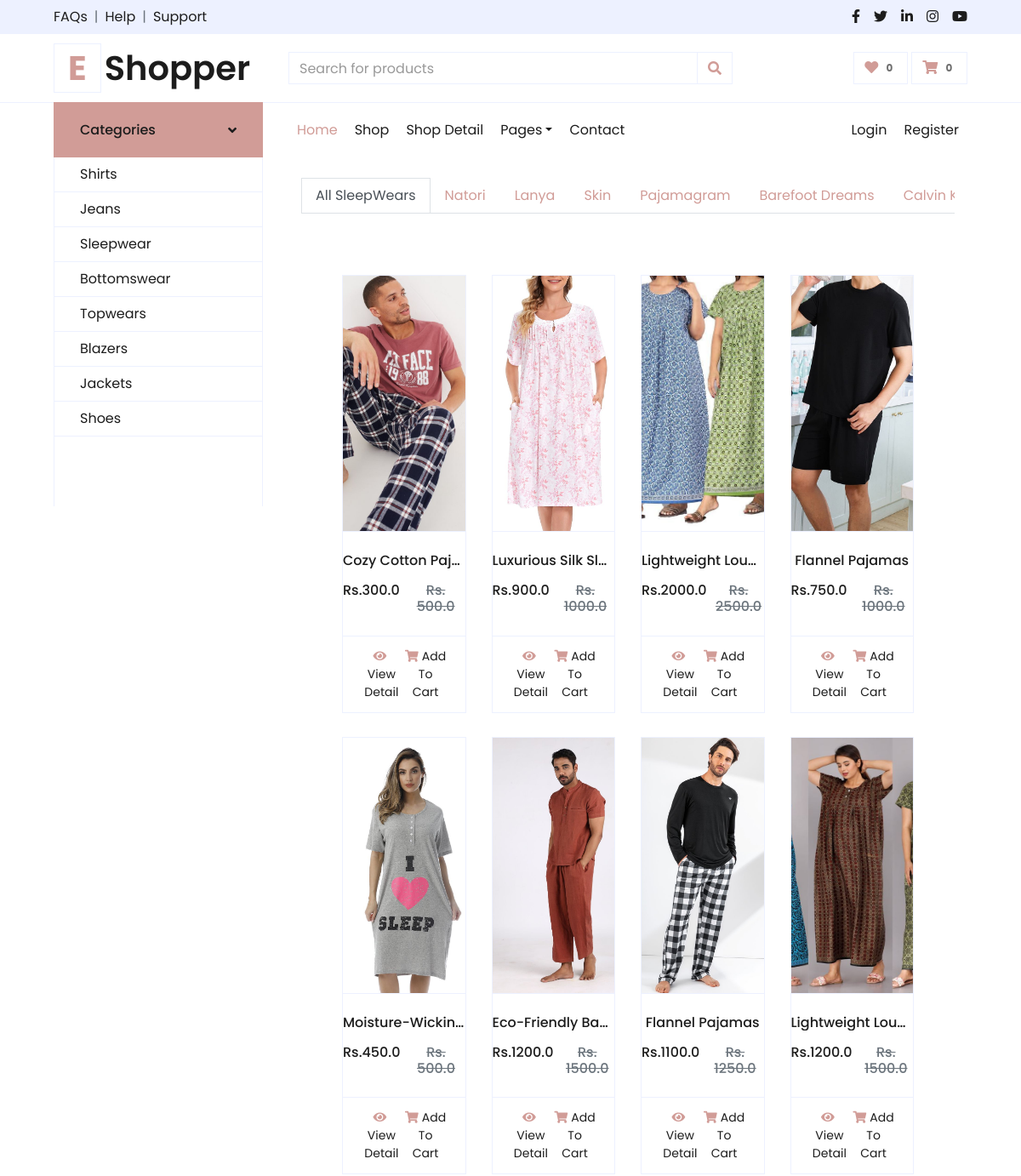
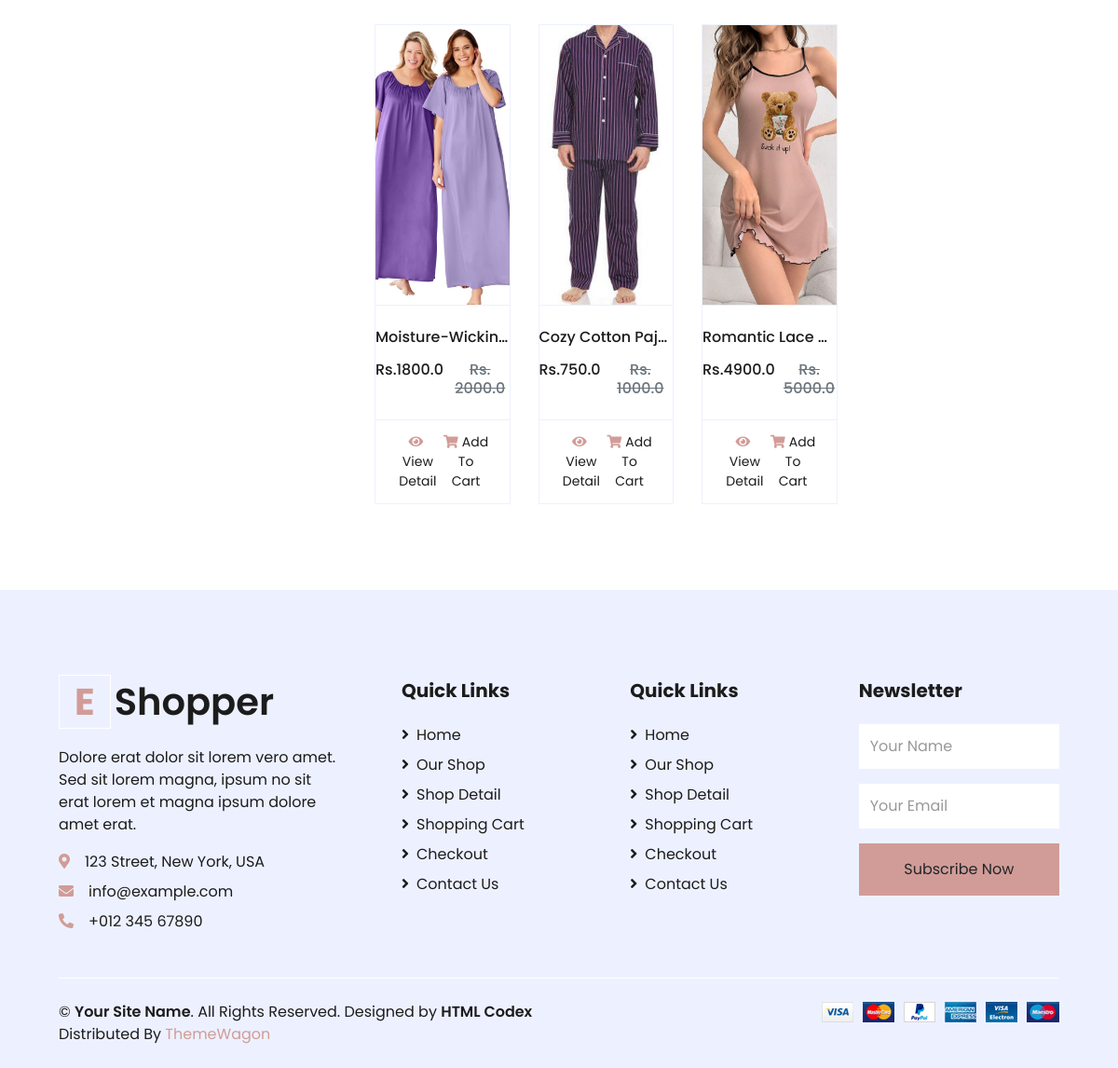
Screenshot of /sleepwears/ with the database file from the repository (2 pictures, top to bottom).
### consumer/models.py (models this page shows, shortened)
class Product(models.Model):
    title = models.CharField(max_length=200)
    selling_price = models.FloatField()
    discounted_price = models.FloatField()
    brand = models.CharField(max_length=100)
    description = models.TextField()
    category = models.CharField(choices=CATEGORY_CHOICES, max_length=50)
    product_img = models.ImageField(upload_to='productimg')

### consumer/views.py (the view)
# urls.py: path('sleepwears/',views.sleepwears,name='sleepwears'),
def sleepwears(request,data=None):
    if data is None:
        sleepwears = Product.objects.filter(category='SW')
    elif data == 'Natori' or data == 'Lanya' or data == 'Skin' or data == 'Pajamagram' or data == 'Barefoot_Dreams' or data == 'Calvin_Klein' or data == 'Victoria_Secret' or data == 'Eberjay':
        if data is not None:
            normalized_data = data.replace('_',' ')
        sleepwears = Product.objects.filter(category='SW').filter(brand=normalized_data)
    elif data == 'below':
        sleepwears = Product.objects.filter(category='SW').filter(discountef_price__lt=5000)
    elif data == 'above':
        sleepwears = Product.objects.filter(category='SW').filter(discounted_price__gt=5000)
    return render(request,'consumer/sleepwears.html',{'sleepwears':sleepwears})

### consumer/templates/consumer/sleepwears.html (shortened to what this page needs)
{% extends "core/base.html" %}
{% load static %}
{% block body %}
<div class="container my-4">
  <ul class="nav nav-tabs flex-nowrap" style="overflow-x: auto; white-space: nowrap; display: flex;">
    <li class="nav-item">
      <a class="nav-link active" href="{% url 'sleepwears' %}">All SleepWears</a>
    </li>
    <li class="nav-item">
      <a class="nav-link" href="{% url 'sleepwearsdata' 'Natori' %}">Natori</a>
    </li>
    <li class="nav-item">
      <a class="nav-link" href="{% url 'sleepwearsdata' 'Lanya' %}">Lanya</a>
    </li>
    <li class="nav-item">
      <a class="nav-link" href="{% url 'sleepwearsdata' 'Skin' %}">Skin</a>
    </li>
    <li class="nav-item">
      <a class="nav-link" href="{% url 'sleepwearsdata' 'Pajamagram' %}">Pajamagram</a>
    </li>
    <li class="nav-item">
      <a class="nav-link" href="{% url 'sleepwearsdata' 'Barefoot_Dreams' %}">Barefoot Dreams</a>
    </li>
    <li class="nav-item">
      <a class="nav-link" href="{% url 'sleepwearsdata' 'Calvin_Klein' %}">Calvin Klein</a>
    </li>
  </ul>
</div>
<div class="container-fluid pt-5">
    <div class="row px-xl-5 pb-3">
        {% for product in sleepwears %}
        <div class="col-lg-3 col-md-6 col-sm-12 pb-1">
            <div class="card product-item border-0 mb-4">
                <div class="card-header product-img position-relative overflow-hidden bg-transparent border p-0">
                    <img class="img-fluid w-100" src="{{product.product_img.url}}" alt="Product Image" style="height: 300px; object-fit: cover;">
                </div>
                <div class="card-body border-left border-right text-center p-0 pt-4 pb-3">
                    <h6 class="text-truncate mb-3">{{product.title}}</h6>
                    <div class="d-flex justify-content-center">
                        <h6>Rs.{{product.discounted_price}}</h6>
                        <h6 class="text-muted ml-2"><del>Rs. {{product.selling_price}}</del></h6>
                    </div>
                </div>
                   <div class="card-footer d-flex justify-content-between bg-light border">
                    <a href="{% url 'product_detail' product.id %}" class="btn btn-sm text-dark p-0"><i class="fas fa-eye text-primary mr-1"></i>View Detail</a>
                   <form action="/add_to_cart" class="d-inline">
                        <button type="submit" class="btn btn-sm text-dark p-0"><i class="fas fa-shopping-cart text-primary mr-1"></i>Add To Cart</button>
                     </form>
                </div>
            </div>
        </div>
        {% endfor %}
    </div>
</div>
{% endblock body %}

### rows the page displays
Product: product_img (picture), title "Cozy Cotton Paj…", discounted_price "300.0", selling_price "500.0"
Product: product_img (picture), title "Luxurious Silk Sl…", discounted_price "900.0", selling_price "1000.0"
Product: product_img (picture), title "Lightweight Lou…", discounted_price "2000.0", selling_price "2500.0"
Product: product_img (picture), title "Flannel Pajamas", discounted_price "750.0", selling_price "1000.0"
Product: product_img (picture), title "Moisture-Wickin…", discounted_price "450.0", selling_price "500.0"
Product: product_img (picture), title "Eco-Friendly Ba…", discounted_price "1200.0", selling_price "1500.0"
Product: product_img (picture), title "Flannel Pajamas", discounted_price "1100.0", selling_price "1250.0"
Product: product_img (picture), title "Lightweight Lou…", discounted_price "1200.0", selling_price "1500.0"
Product: product_img (picture), title "Moisture-Wickin…", discounted_price "1800.0", selling_price "2000.0"
Product: product_img (picture), title "Cozy Cotton Paj…", discounted_price "750.0", selling_price "1000.0"
Product: product_img (picture), title "Romantic Lace…", discounted_price "4900.0", selling_price "5000.0"
